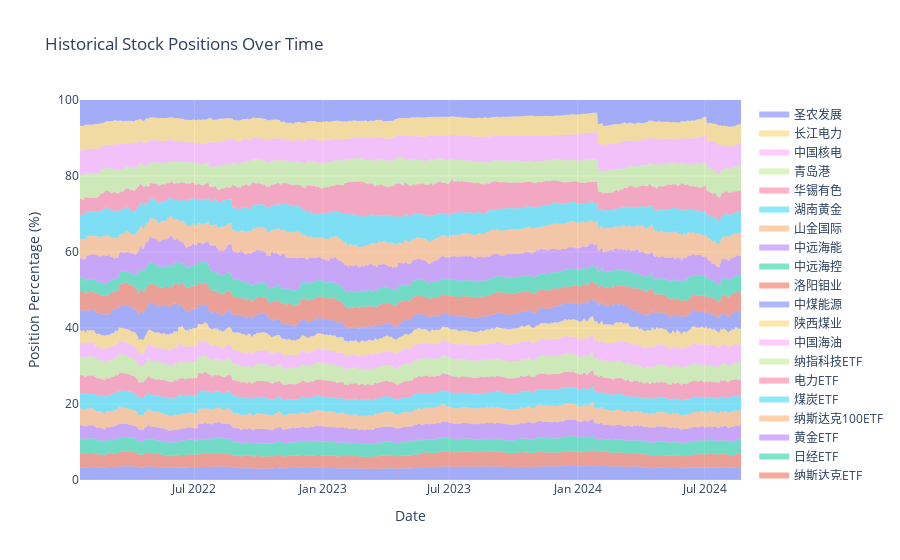

Source (notebook cell):
### Code cell
plot_historical_positions(dates, positions1, stock_names, stock_prices)

### Figure 1 — Plotly figure (JSON) as saved in the notebook; plotly's stock layout.template omitted (floating-point values rounded to 4 significant figures; data arrays with more than 128 entries replaced by an {"elided": "..."} marker saying what was removed)
{"data": [{"fill": "tozeroy", "hoverinfo": "text", "hovertemplate": "%{text}<extra></extra>", "mode": "none", "name": "标普500ETF", "text": {"elided": "630 str values"}, "type": "scatter", "x": {"elided": "630 str values"}, "y": {"elided": "630 float values"}}, {"fill": "tonexty", "hoverinfo": "text", "hovertemplate": "%{text}<extra></extra>", "mode": "none", "name": "纳斯达克ETF", "text": {"elided": "630 str values"}, "type": "scatter", "x": {"elided": "630 str values"}, "y": {"elided": "630 float values"}}, {"fill": "tonexty", "hoverinfo": "text", "hovertemplate": "%{text}<extra></extra>", "mode": "none", "name": "日经ETF", "text": {"elided": "630 str values"}, "type": "scatter", "x": {"elided": "630 str values"}, "y": {"elided": "630 float values"}}, {"fill": "tonexty", "hoverinfo": "text", "hovertemplate": "%{text}<extra></extra>", "mode": "none", "name": "黄金ETF", "text": {"elided": "630 str values"}, "type": "scatter", "x": {"elided": "630 str values"}, "y": {"elided": "630 float values"}}, {"fill": "tonexty", "hoverinfo": "text", "hovertemplate": "%{text}<extra></extra>", "mode": "none", "name": "纳斯达克100ETF", "text": {"elided": "630 str values"}, "type": "scatter", "x": {"elided": "630 str values"}, "y": {"elided": "630 float values"}}, {"fill": "tonexty", "hoverinfo": "text", "hovertemplate": "%{text}<extra></extra>", "mode": "none", "name": "煤炭ETF", "text": {"elided": "630 str values"}, "type": "scatter", "x": {"elided": "630 str values"}, "y": {"elided": "630 float values"}}, {"fill": "tonexty", "hoverinfo": "text", "hovertemplate": "%{text}<extra></extra>", "mode": "none", "name": "电力ETF", "text": {"elided": "630 str values"}, "type": "scatter", "x": {"elided": "630 str values"}, "y": {"elided": "630 float values"}}, {"fill": "tonexty", "hoverinfo": "text", "hovertemplate": "%{text}<extra></extra>", "mode": "none", "name": "纳指科技ETF", "text": {"elided": "630 str values"}, "type": "scatter", "x": {"elided": "630 str values"}, "y": {"elided": "630 float values"}}, {"fill": "tonexty", "hoverinfo": "text", "hovertemplate": "%{text}<extra></extra>", "mode": "none", "name": "中国海油", "text": {"elided": "630 str values"}, "type": "scatter", "x": {"elided": "630 str values"}, "y": {"elided": "630 float values"}}, {"fill": "tonexty", "hoverinfo": "text", "hovertemplate": "%{text}<extra></extra>", "mode": "none", "name": "陕西煤业", "text": {"elided": "630 str values"}, "type": "scatter", "x": {"elided": "630 str values"}, "y": {"elided": "630 float values"}}, {"fill": "tonexty", "hoverinfo": "text", "hovertemplate": "%{text}<extra></extra>", "mode": "none", "name": "中煤能源", "text": {"elided": "630 str values"}, "type": "scatter", "x": {"elided": "630 str values"}, "y": {"elided": "630 float values"}}, {"fill": "tonexty", "hoverinfo": "text", "hovertemplate": "%{text}<extra></extra>", "mode": "none", "name": "洛阳钼业", "text": {"elided": "630 str values"}, "type": "scatter", "x": {"elided": "630 str values"}, "y": {"elided": "630 float values"}}, {"fill": "tonexty", "hoverinfo": "text", "hovertemplate": "%{text}<extra></extra>", "mode": "none", "name": "中远海控", "text": {"elided": "630 str values"}, "type": "scatter", "x": {"elided": "630 str values"}, "y": {"elided": "630 float values"}}, {"fill": "tonexty", "hoverinfo": "text", "hovertemplate": "%{text}<extra></extra>", "mode": "none", "name": "中远海能", "text": {"elided": "630 str values"}, "type": "scatter", "x": {"elided": "630 str values"}, "y": {"elided": "630 float values"}}, {"fill": "tonexty", "hoverinfo": "text", "hovertemplate": "%{text}<extra></extra>", "mode": "none", "name": "山金国际", "text": {"elided": "630 str values"}, "type": "scatter", "x": {"elided": "630 str values"}, "y": {"elided": "630 float values"}}, {"fill": "tonexty", "hoverinfo": "text", "hovertemplate": "%{text}<extra></extra>", "mode": "none", "name": "湖南黄金", "text": {"elided": "630 str values"}, "type": "scatter", "x": {"elided": "630 str values"}, "y": {"elided": "630 float values"}}, {"fill": "tonexty", "hoverinfo": "text", "hovertemplate": "%{text}<extra></extra>", "mode": "none", "name": "华锡有色", "text": {"elided": "630 str values"}, "type": "scatter", "x": {"elided": "630 str values"}, "y": {"elided": "630 float values"}}, {"fill": "tonexty", "hoverinfo": "text", "hovertemplate": "%{text}<extra></extra>", "mode": "none", "name": "青岛港", "text": {"elided": "630 str values"}, "type": "scatter", "x": {"elided": "630 str values"}, "y": {"elided": "630 float values"}}, {"fill": "tonexty", "hoverinfo": "text", "hovertemplate": "%{text}<extra></extra>", "mode": "none", "name": "中国核电", "text": {"elided": "630 str values"}, "type": "scatter", "x": {"elided": "630 str values"}, "y": {"elided": "630 float values"}}, {"fill": "tonexty", "hoverinfo": "text", "hovertemplate": "%{text}<extra></extra>", "mode": "none", "name": "长江电力", "text": {"elided": "630 str values"}, "type": "scatter", "x": {"elided": "630 str values"}, "y": {"elided": "630 float values"}}, {"fill": "tonexty", "hoverinfo": "text", "hovertemplate": "%{text}<extra></extra>", "mode": "none", "name": "圣农发展", "text": {"elided": "630 str values"}, "type": "scatter", "x": {"elided": "630 str values"}, "y": {"elided": "630 float values"}}], "layout": {"hovermode": "x unified", "showlegend": true, "title": {"text": "Historical Stock Positions Over Time"}, "xaxis": {"title": {"text": "Date"}}, "yaxis": {"range": [0, 100], "title": {"text": "Position Percentage (%)"}}}}
